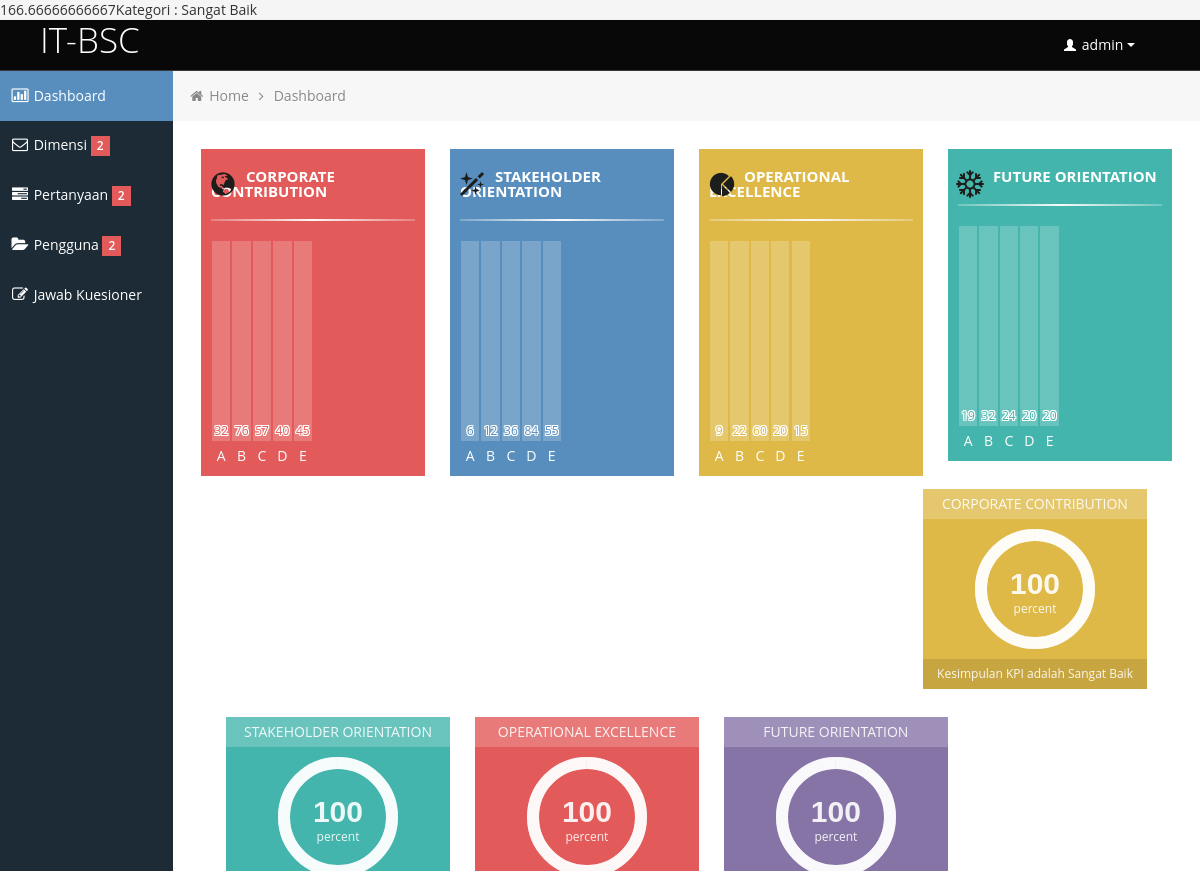
Page /template.php (signed in) on the committed database.
### tables this page shows
CREATE TABLE IF NOT EXISTS `tbdimensi` (
`id_dimensi` int(11) NOT NULL,
  `dimensi` varchar(50) DEFAULT NULL,
  `bobot` int(11) DEFAULT NULL
);

### session.php (called while the page is built, shortened)
<?php
$session_id=$_SESSION['LOGIN_username'];
?>

### template.php (the view, shortened to what this page needs)
<?php
include ('session.php');
include('coba2.php');
?>
<!DOCTYPE html>
<html lang="en">
<head>
	<link id="bootstrap-style" href="css/bootstrap.min.css" rel="stylesheet">
	<link href="css/bootstrap-responsive.min.css" rel="stylesheet">
	<link id="base-style" href="css/style.css" rel="stylesheet">
	<link id="base-style-responsive" href="css/style-responsive.css" rel="stylesheet">
</head>
<body>
	<div class="navbar">
		<div class="navbar-inner">
			<div class="container-fluid">
				<a class="brand" href="template.php"><span>IT-BSC</span></a>
				<div class="nav-no-collapse header-nav">
					<ul class="nav pull-right">
						<li class="dropdown">
							<a class="btn dropdown-toggle" data-toggle="dropdown" href="#">
								<i class="halflings-icon white user"></i> <?php echo $session_id; ?>
								<span class="caret"></span>
							</a>
						</li>
					</ul>
				</div>
			</div>
		</div>
	</div>
		<div class="container-fluid-full">
		<div class="row-fluid">
			<?php include "sidebar.php"; ?>
			<div id="content" class="span10">
			<ul class="breadcrumb">
				<li>
					<i class="icon-home"></i>
					<a href="template.php">Home</a>
					<i class="icon-angle-right"></i>
				</li>
				<li><a href="#">Dashboard</a></li>
			</ul>
			<div class="row-fluid">
				<div class="widget red span3" onTablet="span4" onDesktop="span3">
					<h3><span class="glyphicons globe"><i></i></span>CORPORATE CONTRIBUTION</h3>
					<hr>
					<div class="content">
						<div class="verticalChart">
							<?php
									$hasil=mysql_query("SELECT jawaban,
										CASE jawaban
										WHEN 'A' THEN Count(jawaban)*1
										WHEN 'B' THEN COUNT(jawaban)*2
										WHEN 'C' THEN COUNT(jawaban)*3
										WHEN 'D' THEN COUNT(jawaban)*4
										WHEN 'E' THEN COUNT(jawaban)*5
										END as jumlah
										FROM jawaban,tbkuesioner
										WHERE (tbkuesioner.id_kuesioner=jawaban.id_kuesioner) AND
										(tbkuesioner.id_dimensi=1)
										GROUP BY jawaban");
									while($row =mysql_fetch_array($hasil))
									{
										$jawaban=$row["jawaban"];
										$jumlah=$row["jumlah"];
									?>
							<div class="singleBar">
								<div class="bar">
									<div class="value">
										<span><?php echo $jumlah; ?></span>
									</div>
								</div>
								<div class="title"><?php echo $jawaban; ?></div>
							</div>
							<?php } ?>
							<div class="clearfix"></div>
						</div>
					</div>
				</div>
				<div class="widget blue span3" onTablet="span4" onDesktop="span3">
					<h3><span class="glyphicons magic"><i></i></span>STAKEHOLDER ORIENTATION</h3>
					<hr>
					<div class="content">
						<div class="verticalChart">
							<?php
									$hasil=mysql_query("SELECT jawaban,
										CASE jawaban
										WHEN 'A' THEN Count(jawaban)*1
										WHEN 'B' THEN COUNT(jawaban)*2
										WHEN 'C' THEN COUNT(jawaban)*3
										WHEN 'D' THEN COUNT(jawaban)*4
										WHEN 'E' THEN COUNT(jawaban)*5
										END as jumlah
										FROM jawaban,tbkuesioner
										WHERE (tbkuesioner.id_kuesioner=jawaban.id_kuesioner) AND
										(tbkuesioner.id_dimensi=2)
										GROUP BY jawaban");
									while($row =mysql_fetch_array($hasil))
									{
										$jawaban=$row["jawaban"];
										$jumlah=$row["jumlah"];
									?>
							<div class="singleBar">
								<div class="bar">
									<div class="value">
										<span><?php echo $jumlah; ?></span>
									</div>
								</div>
								<div class="title"><?php echo $jawaban; ?></div>
							</div>
							<?php } ?>
							<div class="clearfix"></div>
						</div>
					</div>
				</div>
				<div class="widget yellow span3" onTablet="span4" onDesktop="span3">
					<h3><span class="glyphicons pie_chart"><i></i></span>OPERATIONAL EXCELLENCE</h3>
					<hr>
					<div class="content">
						<div class="verticalChart">
							<?php
									$hasil=mysql_query("SELECT jawaban,
										CASE jawaban
										WHEN 'A' THEN Count(jawaban)*1
										WHEN 'B' THEN COUNT(jawaban)*2
										WHEN 'C' THEN COUNT(jawaban)*3
										WHEN 'D' THEN COUNT(jawaban)*4
										WHEN 'E' THEN COUNT(jawaban)*5
										END as jumlah
										FROM jawaban,tbkuesioner
										WHERE (tbkuesioner.id_kuesioner=jawaban.id_kuesioner) AND
										(tbkuesioner.id_dimensi=3)
										GROUP BY jawaban");
									while($row =mysql_fetch_array($hasil))
									{
										$jawaban=$row["jawaban"];
										$jumlah=$row["jumlah"];
									?>
							<div class="singleBar">
								<div class="bar">
									<div class="value">
										<span><?php echo $jumlah; ?></span>
									</div>
								</div>
								<div class="title"><?php echo $jawaban; ?></div>
							</div>
							<?php } ?>
							<div class="clearfix"></div>
						</div>
					</div>
				</div>
				<div class="widget green span3" onTablet="span4" onDesktop="span3">
					<h3><span class="glyphicons snowflake"><i></i></span>FUTURE ORIENTATION</h3>
					<hr>
					<div class="content">
						<div class="verticalChart">
							<?php
									$hasil=mysql_query("SELECT jawaban,
										CASE jawaban
										WHEN 'A' THEN Count(jawaban)*1
										WHEN 'B' THEN COUNT(jawaban)*2
										WHEN 'C' THEN COUNT(jawaban)*3
										WHEN 'D' THEN COUNT(jawaban)*4
										WHEN 'E' THEN COUNT(jawaban)*5
										END as jumlah
										FROM jawaban,tbkuesioner
										WHERE (tbkuesioner.id_kuesioner=jawaban.id_kuesioner) AND
										(tbkuesioner.id_dimensi=4)
										GROUP BY jawaban");
									while($row =mysql_fetch_array($hasil))
									{
										$jawaban=$row["jawaban"];
										$jumlah=$row["jumlah"];
									?>
							<div class="singleBar">
								<div class="bar">
									<div class="value">
										<span><?php echo $jumlah; ?></span>
									</div>
								</div>
								<div class="title"><?php echo $jawaban; ?></div>
							</div>
							<?php } ?>
							<div class="clearfix"></div>
						</div>
					</div>
				</div>
			<div class="row-fluid hideInIE8 circleStats">
				<div class="span3" onTablet="span4" onDesktop="span3">
                	<div class="circleStatsItemBox yellow">
						<div class="header">CORPORATE CONTRIBUTION</div>
						<span class="percent">percent</span>
						<?php
									$hasil=mysql_query("SELECT jawaban,
										CASE jawaban
										WHEN 'A' THEN Count(jawaban)*1
										WHEN 'B' THEN COUNT(jawaban)*2
										WHEN 'C' THEN COUNT(jawaban)*3
										WHEN 'D' THEN COUNT(jawaban)*4
										WHEN 'E' THEN COUNT(jawaban)*5
										END as jumlah
										FROM jawaban,tbkuesioner
										WHERE (tbkuesioner.id_kuesioner=jawaban.id_kuesioner) AND
										(tbkuesioner.id_dimensi=1)
										GROUP BY jawaban");
									$total=0;
									while($row =mysql_fetch_array($hasil))
									{
										$jumlah=$row["jumlah"];
										$total=$total+$jumlah;
									}
									if (($total>=27) and ($total<=48.6)) {
										$kategori="Sangat Buruk";
										$bobot_kinerja=1;
									} elseif (($total>=48.7) and ($total<=70.2)) {
										$kategori="Buruk";
										$bobot_kinerja=2;
									} elseif (($total>=70.3) and ($total<=91.8)) {
										$kategori="Cukup Baik";
										$bobot_kinerja=3;
									} elseif (($total>=91.9) and ($total<=113.4)) {
										$kategori="Baik";
										$bobot_kinerja=4;
									} else {
										$bobot_kinerja=5;
									}
									$sql="SELECT dimensi,bobot FROM tbdimensi where id_dimensi=1";
									$result=mysql_query($sql);
									$rows=mysql_fetch_array($result);
									$bobot=$rows['bobot'];
									$KPI=($bobot_kinerja/$bobot)*100;
									if (($KPI>=1) and ($KPI<=20)) {
										$kategori_kpi="Tidak Baik";
									} elseif (($KPI>=21) and ($KPI<=40)) {
										$kategori_kpi="Kurang";
									} elseif (($KPI>=41) and ($KPI<=60)) {
										$kategori_kpi="Cukup";
									} elseif (($KPI>=61) and ($KPI<=80)) {
										$kategori_kpi="Baik";
									} else {
										$kategori_kpi="Sangat Baik";
									}
									$kesimpulan="Kesimpulan KPI adalah " . $kategori_kpi;
						?>
						<div class="circleStat">
                    		<input type="text" value="<?php echo $KPI; ?>" class="whiteCircle" />
						</div>
						<div class="footer">
							<span class="count">
								<span class="unit"><?php echo $kesimpulan; ?></span>
							</span>
						</div>
                	</div>
				</div>
				<div class="span3" onTablet="span4" onDesktop="span3">
                	<div class="circleStatsItemBox green">
						<div class="header">STAKEHOLDER ORIENTATION</div>
						<span class="percent">percent</span>
						<?php
									$hasil=mysql_query("SELECT jawaban,
										CASE jawaban
										WHEN 'A' THEN Count(jawaban)*1
										WHEN 'B' THEN COUNT(jawaban)*2
										WHEN 'C' THEN COUNT(jawaban)*3
										WHEN 'D' THEN COUNT(jawaban)*4
										WHEN 'E' THEN COUNT(jawaban)*5
										END as jumlah
										FROM jawaban,tbkuesioner
										WHERE (tbkuesioner.id_kuesioner=jawaban.id_kuesioner) AND
										(tbkuesioner.id_dimensi=2)
										GROUP BY jawaban");
									$total=0;
									while($row =mysql_fetch_array($hasil))
									{
										$jumlah=$row["jumlah"];
										$total=$total+$jumlah;
									}
									if (($total>=14) and ($total<=25.3)) {
										$kategori="Sangat Buruk";
										$bobot_kinerja=1;
									} elseif (($total>=25.2) and ($total<=36.4)) {
										$kategori="Buruk";
										$bobot_kinerja=2;
									} elseif (($total>=36.5) and ($total<=47.6)) {
										$kategori="Cukup Baik";
										$bobot_kinerja=3;
									} elseif (($total>=47.7) and ($total<=58.8)) {
										$kategori="Baik";
										$bobot_kinerja=4;
									} else {
										$bobot_kinerja=5;
									}
									$sql="SELECT dimensi,bobot FROM tbdimensi where id_dimensi=2";
									$result=mysql_query($sql);
									$rows=mysql_fetch_array($result);
									$bobot=$rows['bobot'];
									$KPI=($bobot_kinerja/$bobot)*100;
						?>
						<div class="circleStat">
                    		<input type="text" value="<?php echo $KPI; ?>" class="whiteCircle" />
						</div>
                	</div>
				</div>
				<div class="span3" onTablet="span4" onDesktop="span3">
                	<div class="circleStatsItemBox red">
						<div class="header">OPERATIONAL EXCELLENCE </div>
						<span class="percent">percent</span>
						<?php
									$hasil=mysql_query("SELECT jawaban,
										CASE jawaban
										WHEN 'A' THEN Count(jawaban)*1
										WHEN 'B' THEN COUNT(jawaban)*2
										WHEN 'C' THEN COUNT(jawaban)*3
										WHEN 'D' THEN COUNT(jawaban)*4
										WHEN 'E' THEN COUNT(jawaban)*5
										END as jumlah
										FROM jawaban,tbkuesioner
										WHERE (tbkuesioner.id_kuesioner=jawaban.id_kuesioner) AND
										(tbkuesioner.id_dimensi=3)
										GROUP BY jawaban");
									$total=0;
									while($row =mysql_fetch_array($hasil))
									{
										$jumlah=$row["jumlah"];
										$total=$total+$jumlah;
									}
									if (($total>=12) and ($total<=21.6)) {
										$kategori="Sangat Buruk";
										$bobot_kinerja=1;
									} elseif (($total>=21.7) and ($total<=31.2)) {
										$kategori="Buruk";
										$bobot_kinerja=2;
									} elseif (($total>=31.3) and ($total<=40.8)) {
										$kategori="Cukup Baik";
										$bobot_kinerja=3;
									} elseif (($total>=40.9) and ($total<=50.4)) {
										$kategori="Baik";
										$bobot_kinerja=4;
									} else {
										$bobot_kinerja=5;
									}
									$sql="SELECT dimensi,bobot FROM tbdimensi where id_dimensi=3";
									$result=mysql_query($sql);
									$rows=mysql_fetch_array($result);
									$bobot=$rows['bobot'];
									$KPI=($bobot_kinerja/$bobot)*100;
						?>
                    	<div class="circleStat">
                    		<input type="text" value="<?php echo $KPI; ?>" class="whiteCircle" />
						</div>
                	</div>
				</div>
				<div class="span3 noMargin" onTablet="span4" onDesktop="span3">
                	<div class="circleStatsItemBox pink">
						<div class="header">FUTURE ORIENTATION</div>
						<span class="percent">percent</span>
						<?php
									$hasil=mysql_query("SELECT jawaban,
										CASE jawaban
										WHEN 'A' THEN Count(jawaban)*1
										WHEN 'B' THEN COUNT(jawaban)*2
										WHEN 'C' THEN COUNT(jawaban)*3
										WHEN 'D' THEN COUNT(jawaban)*4
										WHEN 'E' THEN COUNT(jawaban)*5
										END as jumlah
										FROM jawaban,tbkuesioner
										WHERE (tbkuesioner.id_kuesioner=jawaban.id_kuesioner) AND
										(tbkuesioner.id_dimensi=4)
										GROUP BY jawaban");
									$total=0;
									while($row =mysql_fetch_array($hasil))
									{
										$jumlah=$row["jumlah"];
										$total=$total+$jumlah;
									}
									if (($total>=13) and ($total<=23.4)) {
										$kategori="Sangat Buruk";
										$bobot_kinerja=1;
									} elseif (($total>=23.5) and ($total<=33.8)) {
										$kategori="Buruk";
										$bobot_kinerja=2;
									} elseif (($total>=33.9) and ($total<=44.2)) {
										$kategori="Cukup Baik";
										$bobot_kinerja=3;
									} elseif (($total>=44.3) and ($total<=54.6)) {
										$kategori="Baik";
										$bobot_kinerja=4;
									} else {
										$bobot_kinerja=5;
									}
									$sql="SELECT dimensi,bobot FROM tbdimensi where id_dimensi=4";
									$result=mysql_query($sql);
									$rows=mysql_fetch_array($result);
									$bobot=$rows['bobot'];
									$KPI=($bobot_kinerja/$bobot)*100;
						?>
                    	<div class="circleStat">
                    		<input type="text" value="<?php echo $KPI; ?>" class="whiteCircle" />
						</div>
                	</div>
				</div>
			</div>
	</div>
		</div>
		</div>
</body>
</html>

### css/style-responsive.css (style rules this page uses)
@media (min-width: 1200px) { .container-fluid-full { overflow: hidden; position: relative; height: 100%; } }
@media (min-width: 1200px) { #content { width: 85.578%; padding: 28px; margin: 0px 0px; margin-left: 14.422% !important; } }

### css/halflings.css (style rules this page uses)
html, html .halflings { -webkit-font-smoothing: antialiased !important; }
.halflings-icon { display: inline-block; width: 14px; height: 14px; line-height: 14px; vertical-align: text-top; background-image: url(../img/glyphicons_halflings.svg); background-position: 0 0; background-repeat: no-repeat; vertical-align: top; *display: inline; *zoom: 1; *margin-right: .3em; }
.halflings-icon.white { background-image: url(../img/glyphicons_halflings-white.svg); }
.halflings-icon.user { background-position: -168px 0; }

### css/style-forms.css (style rules this page uses)
.add-on, select, textarea, input[type="text"], input[type="password"], input[type="datetime"], input[type="datetime-local"], input[type="date"], input[type="month"], input[type="time"], input[type="week"], input[type="number"], input[type="email"], input[type="url"], input[type="search"], input[type="tel"], input[type="color"], input[type="file"], .uneditable-input { border-color: #eee !important; display: inline-block; height: 20px; padding: 4px 6px; margin-bottom: 10px; font-size: 14px; line-height: 20px; color: #555555; vertical-align: middle; -webkit-border-radius: 0px; -moz-border-radius: 0px; border-radius: 0px; }
input, textarea, .uneditable-input { width: 206px; }
textarea, input[type="text"], input[type="password"], input[type="datetime"], input[type="datetime-local"], input[type="date"], input[type="month"], input[type="time"], input[type="week"], input[type="number"], input[type="email"], input[type="url"], input[type="search"], input[type="tel"], input[type="color"], .uneditable-input { background-color: #ffffff; border: 1px solid #cccccc; -webkit-box-shadow: none; -moz-box-shadow: none; box-shadow: none; -webkit-transition: border linear 0.2s, box-shadow linear 0.2s; -moz-transition: border linear 0.2s, box-shadow linear 0.2s; -o-transition: border linear 0.2s, box-shadow linear 0.2s; transition: border linear 0.2s, box-shadow linear 0.2s; }
input, textarea, .uneditable-input { margin-left: 0; }
input[disabled], select[disabled], textarea[disabled], input[readonly], select[readonly], textarea[readonly] { cursor: not-allowed; background-color: #eeeeee; }

### rows in the picture
tbdimensi: bobot "100", bobot "Kesimpulan KPI adalah Sangat Baik"
tbdimensi: bobot "100"
tbdimensi: bobot "100"
tbdimensi: bobot "100"

### other values in the picture
$kategori "Sangat Baik"
$session_id "admin"
$jumlah "32"
$jawaban "A"
$jumlah "76"
$jawaban "B"
$jumlah "57"
$jawaban "C"
$jumlah "40"
$jawaban "D"
$jumlah "45"
$jawaban "E"
$jumlah "6"
$jumlah "12"
$jumlah "36"
